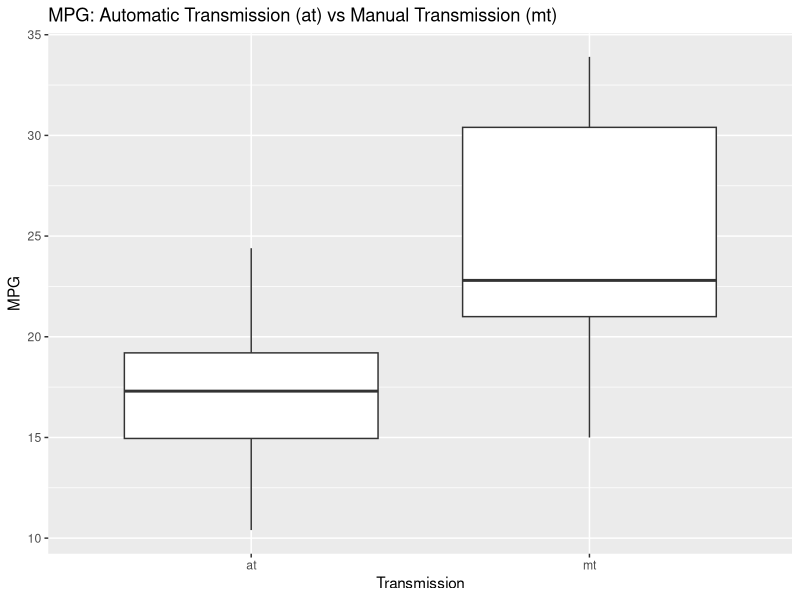
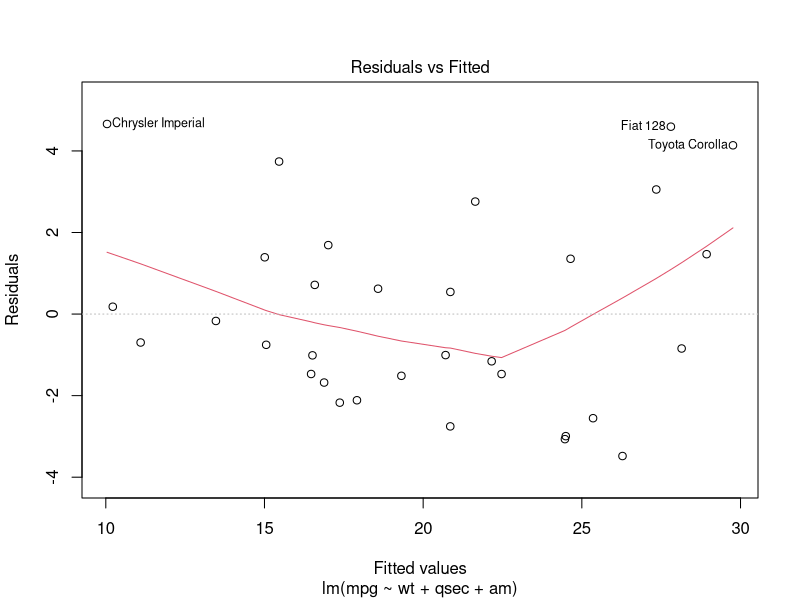
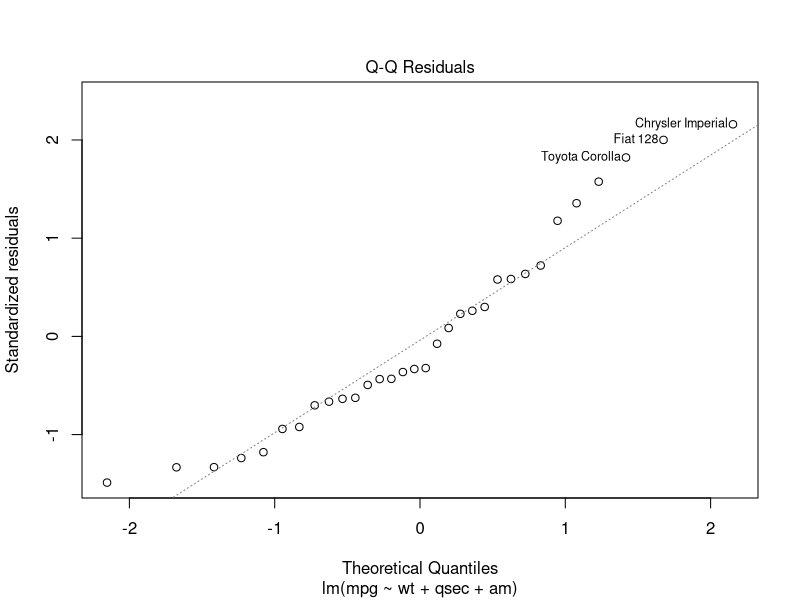
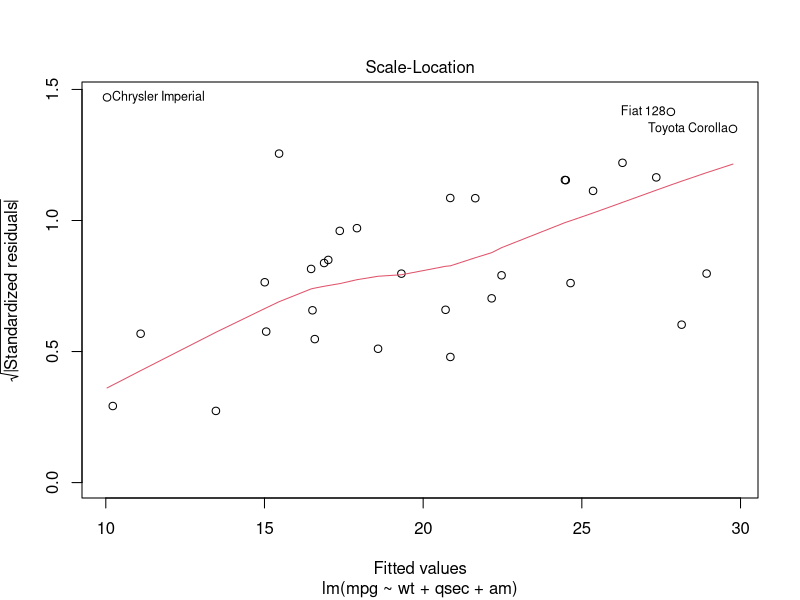
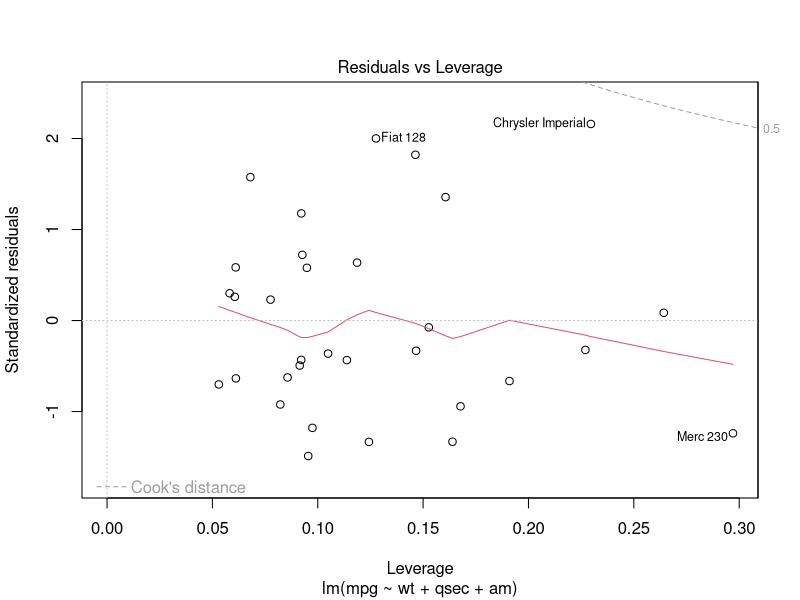

Write the R code that produced these figures, in order.
## ---- chunk 1

# As referenced in:
help(mtcars)
## ---- chunk 2
# Dimensions:
dim(mtcars)

# Column names:
names(mtcars)

# Row names:
rownames(mtcars)
## ---- chunk 3
aggregate(mpg ~ am, data = mtcars, mean)
## ---- chunk 4
# Factor mtcars$am and add labels for automated and manual transmission

mtcars$am <- as.factor(mtcars$am)
levels(mtcars$am) <- c("at", "mt")

# Perform T Test

mtcars_at <- mtcars[mtcars$am == "at", ]
mtcars_mt <- mtcars[mtcars$am == "mt", ]
t.test(mtcars_at$mpg, mtcars_mt$mpg)
## ---- chunk 5
mtcars_am_lm <- lm(mpg ~ am, data = mtcars)
summary(mtcars_am_lm )
## ---- chunk 6
mtcars_lm <- lm(mpg ~ ., data = mtcars)
summary(mtcars_lm)$coeff
## ---- chunk 7
mtcars_step = step(lm(data = mtcars, mpg ~ .), trace = 0, steps = 10000)
summary(mtcars_step)
## ---- chunk 8
# Note: This R Markdown portion is not "chatty";
# warnings on package installation are not displayed

if(!require(ggplot2)) { install.packages("ggplot2") }
library(ggplot2)
## ---- chunk 9
# Create a side by side comparison using boxplots

ggplot(data = mtcars, aes(am, mpg)) + geom_boxplot() + labs(x = "Transmission", y = "MPG", title = "MPG: Automatic Transmission (at) vs Manual Transmission (mt)")
## ---- chunk 10
# Using the stepwise model

plot(mtcars_step)
